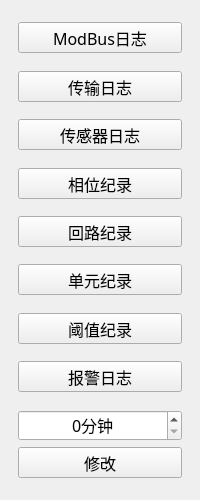
<?xml version="1.0" encoding="UTF-8"?>
<ui version="4.0">
 <class>LogsToolWid</class>
 <widget class="QWidget" name="LogsToolWid">
  <property name="geometry">
   <rect>
    <x>0</x>
    <y>0</y>
    <width>200</width>
    <height>500</height>
   </rect>
  </property>
  <property name="maximumSize">
   <size>
    <width>200</width>
    <height>500</height>
   </size>
  </property>
  <property name="font">
   <font>
    <family>微软雅黑</family>
    <pointsize>12</pointsize>
   </font>
  </property>
  <property name="windowTitle">
   <string>Form</string>
  </property>
  <layout class="QVBoxLayout" name="verticalLayout">
   <property name="leftMargin">
    <number>18</number>
   </property>
   <property name="rightMargin">
    <number>18</number>
   </property>
   <item>
    <spacer name="verticalSpacer">
     <property name="orientation">
      <enum>Qt::Vertical</enum>
     </property>
     <property name="sizeHint" stdset="0">
      <size>
       <width>20</width>
       <height>40</height>
      </size>
     </property>
    </spacer>
   </item>
   <item>
    <widget class="QPushButton" name="modbusBtn">
     <property name="minimumSize">
      <size>
       <width>0</width>
       <height>31</height>
      </size>
     </property>
     <property name="text">
      <string>ModBus日志</string>
     </property>
    </widget>
   </item>
   <item>
    <spacer name="verticalSpacer_2">
     <property name="orientation">
      <enum>Qt::Vertical</enum>
     </property>
     <property name="sizeHint" stdset="0">
      <size>
       <width>20</width>
       <height>40</height>
      </size>
     </property>
    </spacer>
   </item>
   <item>
    <widget class="QPushButton" name="transBtn">
     <property name="minimumSize">
      <size>
       <width>0</width>
       <height>31</height>
      </size>
     </property>
     <property name="text">
      <string>传输日志</string>
     </property>
    </widget>
   </item>
   <item>
    <spacer name="verticalSpacer_3">
     <property name="orientation">
      <enum>Qt::Vertical</enum>
     </property>
     <property name="sizeHint" stdset="0">
      <size>
       <width>20</width>
       <height>40</height>
      </size>
     </property>
    </spacer>
   </item>
   <item>
    <widget class="QPushButton" name="envBtn">
     <property name="minimumSize">
      <size>
       <width>0</width>
       <height>31</height>
      </size>
     </property>
     <property name="text">
      <string>传感器日志</string>
     </property>
    </widget>
   </item>
   <item>
    <spacer name="verticalSpacer_4">
     <property name="orientation">
      <enum>Qt::Vertical</enum>
     </property>
     <property name="sizeHint" stdset="0">
      <size>
       <width>20</width>
       <height>40</height>
      </size>
     </property>
    </spacer>
   </item>
   <item>
    <widget class="QPushButton" name="recordBtn">
     <property name="minimumSize">
      <size>
       <width>0</width>
       <height>31</height>
      </size>
     </property>
     <property name="text">
      <string>相位纪录</string>
     </property>
    </widget>
   </item>
   <item>
    <spacer name="verticalSpacer_5">
     <property name="orientation">
      <enum>Qt::Vertical</enum>
     </property>
     <property name="sizeHint" stdset="0">
      <size>
       <width>20</width>
       <height>40</height>
      </size>
     </property>
    </spacer>
   </item>
   <item>
    <widget class="QPushButton" name="loopBtn">
     <property name="minimumSize">
      <size>
       <width>0</width>
       <height>31</height>
      </size>
     </property>
     <property name="text">
      <string>回路纪录</string>
     </property>
    </widget>
   </item>
   <item>
    <spacer name="verticalSpacer_6">
     <property name="orientation">
      <enum>Qt::Vertical</enum>
     </property>
     <property name="sizeHint" stdset="0">
      <size>
       <width>20</width>
       <height>40</height>
      </size>
     </property>
    </spacer>
   </item>
   <item>
    <widget class="QPushButton" name="outputBtn">
     <property name="minimumSize">
      <size>
       <width>0</width>
       <height>31</height>
      </size>
     </property>
     <property name="text">
      <string>单元纪录</string>
     </property>
    </widget>
   </item>
   <item>
    <spacer name="verticalSpacer_7">
     <property name="orientation">
      <enum>Qt::Vertical</enum>
     </property>
     <property name="sizeHint" stdset="0">
      <size>
       <width>20</width>
       <height>40</height>
      </size>
     </property>
    </spacer>
   </item>
   <item>
    <widget class="QPushButton" name="thresholdBtn">
     <property name="minimumSize">
      <size>
       <width>0</width>
       <height>31</height>
      </size>
     </property>
     <property name="text">
      <string>阈值纪录</string>
     </property>
    </widget>
   </item>
   <item>
    <spacer name="verticalSpacer_8">
     <property name="orientation">
      <enum>Qt::Vertical</enum>
     </property>
     <property name="sizeHint" stdset="0">
      <size>
       <width>20</width>
       <height>40</height>
      </size>
     </property>
    </spacer>
   </item>
   <item>
    <widget class="QPushButton" name="alarmBtn">
     <property name="minimumSize">
      <size>
       <width>0</width>
       <height>31</height>
      </size>
     </property>
     <property name="text">
      <string>报警日志</string>
     </property>
    </widget>
   </item>
   <item>
    <spacer name="verticalSpacer_9">
     <property name="orientation">
      <enum>Qt::Vertical</enum>
     </property>
     <property name="sizeHint" stdset="0">
      <size>
       <width>20</width>
       <height>40</height>
      </size>
     </property>
    </spacer>
   </item>
   <item>
    <widget class="QSpinBox" name="spinBox">
     <property name="minimumSize">
      <size>
       <width>0</width>
       <height>31</height>
      </size>
     </property>
     <property name="alignment">
      <set>Qt::AlignCenter</set>
     </property>
     <property name="suffix">
      <string>分钟</string>
     </property>
     <property name="maximum">
      <number>999</number>
     </property>
    </widget>
   </item>
   <item>
    <widget class="QPushButton" name="timeBtn">
     <property name="minimumSize">
      <size>
       <width>0</width>
       <height>31</height>
      </size>
     </property>
     <property name="text">
      <string>修改</string>
     </property>
    </widget>
   </item>
   <item>
    <spacer name="verticalSpacer_10">
     <property name="orientation">
      <enum>Qt::Vertical</enum>
     </property>
     <property name="sizeHint" stdset="0">
      <size>
       <width>20</width>
       <height>40</height>
      </size>
     </property>
    </spacer>
   </item>
  </layout>
 </widget>
 <resources/>
 <connections/>
</ui>
